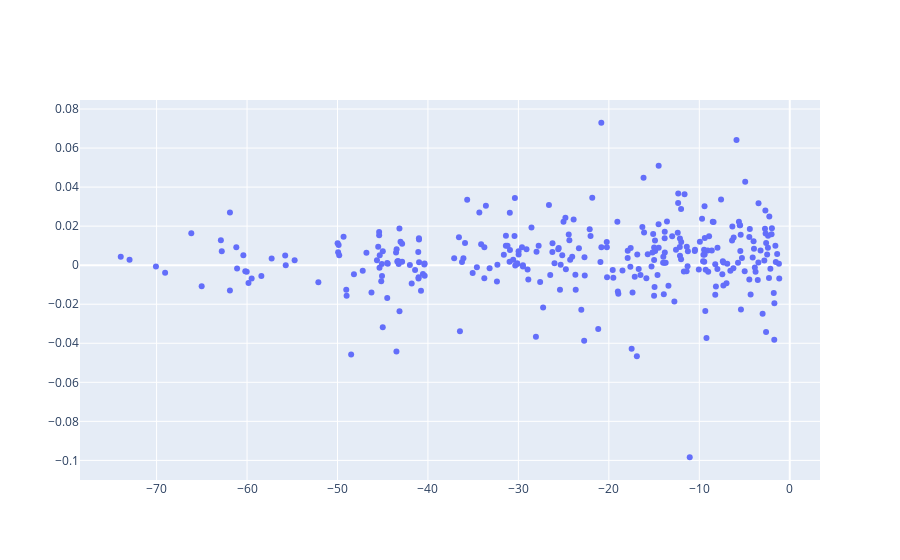

Write notebook code for a chart like this one.
### Code cell
# plot delta_nice and entry_nice as inputs and return as output
fig = go.Figure()
fig.add_trace(go.Scatter(x=merged_df['entry_nice'], y=merged_df['Return'], mode='markers', name='markers'))
fig.show()

### Figure 1 — Plotly figure (JSON) as saved in the notebook; plotly's stock layout.template omitted (floating-point values rounded to 4 significant figures; data arrays with more than 128 entries replaced by an {"elided": "..."} marker saying what was removed)
{"data": [{"mode": "markers", "name": "markers", "type": "scatter", "x": {"elided": "302 float values"}, "y": {"elided": "302 float values"}}], "layout": {}}
